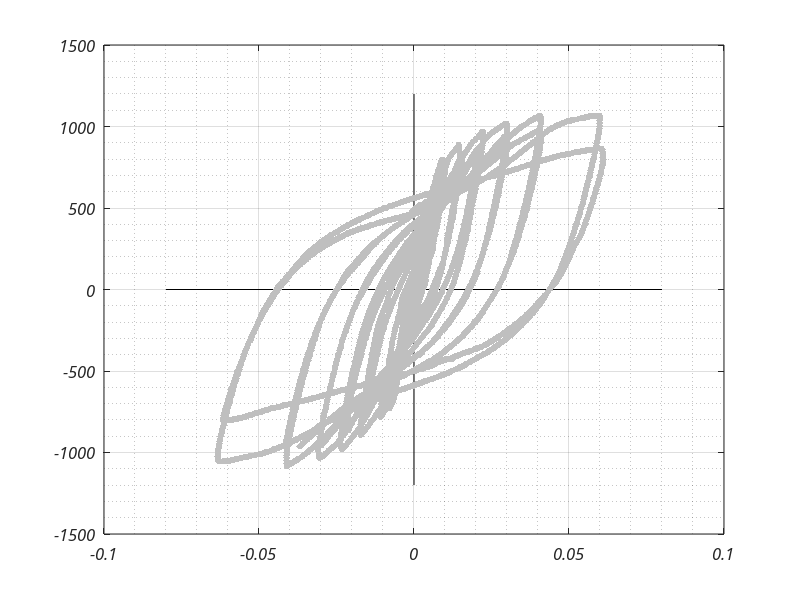

The MATLAB source for this figure: (Note: this script raises an error after producing the figure.)
clc
clear
close all

set(0,'DefaultAxesFontName','Calibri')
set(0,'DefaultAxesFontAngle','italic')
set(0,'DefaultTextFontName','Calibri')
set(0,'DefaultTextFontAngle','italic')

testE = load('CB1A.txt');
test = load('CB1A_test_partial.txt');
% testEtabs = load('CB1A_etabs_beta0.7.txt');
testEtabs = load('CB1A_etabs_beta1.0.txt');
L = 34;
x = [-0.08 0.08];
% y = [-300 300];
y = [-1200 1200];

% test(:,2) = test(:,2)/L;

figure;
hold on
grid on
grid minor
box on
set(gca,'fontsize',12);
set(gcf,'Position',[100 100 600 450])

line(x,[0,0],'Color','black');
line([0,0],y,'Color','black');

plt0 = plot(test(:,1)/100,test(:,2)*4.4482,'.','MarkerSize',14,'color',[0.75 0.75 0.75]);

dirResults = 'Results_draft4.1';
dirResults2 = 'Results_spring';
dirResults3 = 'Results_momSpring';

modelFile = load([dirResults '/' 'Displacement.txt']);
% modelFile2 = load([dirResults2 '/' 'Displacement.txt']);
plt1 = plot(modelFile(:,2)/L,modelFile(:,1)*4.4482,'b','linewidth',1);
% plt2 = plot(modelFile2(:,2)/L,modelFile2(:,1),'r','linewidth',1.5);
% legend([plt1 plt2],'\Omega_{fac} = 1.0','\Omega_{fac} = 0.75','location','southeast')
% plt2 = plot(testEtabs(:,1),testEtabs(:,2)*4.4482,'--','color',[1 0 0 0.6],'linewidth',2.0);

modelFile2 = load([dirResults2 '/' 'Displacement.txt']);
plt3 = plot(modelFile2(:,2)/L,modelFile2(:,1)*4.4482,':','color',[0.85 0.33 0.1 1],'linewidth',2.0);

modelFile3 = load([dirResults3 '/' 'Displacement.txt']);
plt4 = plot(modelFile3(:,2)/L,modelFile3(:,1)*4.4482,'--','color',[0.32 0.44 0.15 0.75],'linewidth',1.5);

title('CB1A*')
% legend([plt0,plt1],'Test','Model','location','southeast')
% legend([plt0,plt1,plt2],'Test','Model OS','Model ETABS','location','southeast')
% legend([plt0,plt1,plt3],'Test','Model OS','Shear Spring','location','southeast')
legend([plt0,plt1,plt3,plt4],'Test','Model OS','Shear Spring','Moment Springs','location','southeast')
xlabel('Chord Rotation (rad)');
% ylabel('Force (kips)');
ylabel('Force (kN)');
xlim(x)
ylim(y)

% Energy comparison
% Test
E1 = 0;
for i=1:length(testE)-1
    xp = testE(i,2);
    xn = testE(i+1,2);
    yp = testE(i+1,1);
    yn = testE(i,1);
    E1(i) = xp*yp - xn*yn;
end

xp = testE(end,2);
xn = testE(1,2);
yp = testE(1,1);
yn = testE(end,1);

E1(i+1) = xp*yp - xn*yn;
E1_tot = abs(cumsum(E1))/2;
E1_final = E1_tot(end);

E1c = cumtrapz(testE(:,2),testE(:,1));

[pks,locs] = findpeaks(testE(:,1));
locs(pks<0.0199) = [];
pks(pks<0.0199) = [];

[pksMin,locsMin] = findpeaks(-testE(:,1));
locsMin(pksMin<0.0199) = [];
pksMin(pksMin<0.0199) = [];

locsTest = [locs;locsMin;length(testE)];
locsTest = sort(locsTest);

E1_peaks = E1_tot(locsTest)';

% Model OS
aux = find(modelFile(:,2)/L > 0.0199,1);
testPartial = modelFile(1:aux,:);
aux = find(testPartial(:,2)<0,1,'last');
testPartial = modelFile(aux:end,:);

E2 = 0;
for i=1:length(testPartial)-1
    xp = testPartial(i,2)/L;
    xn = testPartial(i+1,2)/L;
    yp = testPartial(i+1,1);
    yn = testPartial(i,1);
    E2(i) = xp*yp - xn*yn;
end

xp = testPartial(end,2)/L;
xn = testPartial(1,2)/L;
yp = testPartial(1,1);
yn = testPartial(end,1);

E2(i+1) = xp*yp - xn*yn;
E2_tot = abs(cumsum(E2))/2;

E2c = cumtrapz(testPartial(:,2)/L,testPartial(:,1));

[pksM,locsM] = findpeaks(testPartial(:,2)/L);
locsM(pksM<0.0199) = [];
pksM(pksM<0.0199) = [];
flag = 0;
flag2 = 0;
cont = 1;
cont2 = 1;
while flag2 == 0
    for ii=1:length(pksM)-1
        if pksM(ii+1)<pksM(ii)*.85
            flag = 1;
            ind = ii+1;
            cont = cont + 1;
        else
            cont2 = cont2 + 1;
        end
    end
    if flag == 1
        locsM(ind) = [];
        pksM(ind) = [];
        flag = 0;
    end
    if cont2 == ii+1
        flag2 = 1;
    end
    cont2 = 1;
end

[pksMinM,locsMinM] = findpeaks(-testPartial(:,2)/L);
locsMinM(pksMinM<0.0199) = [];
pksMinM(pksMinM<0.0199) = [];

locsModel = [locsM;locsMinM;length(testPartial)];
locsModel = sort(locsModel);

E2_peaks = E2_tot(locsModel)';

% Etabs
aux = find(testEtabs(:,1) > 0.0199,1);
testPartialE = testEtabs(1:aux,:);
aux = find(testPartialE(:,2)<0,1,'last');
testPartialE = testEtabs(aux:end,:);

E3 = 0;
for i=1:length(testPartialE)-1
    xp = testPartialE(i,1);
    xn = testPartialE(i+1,1);
    yp = testPartialE(i+1,2);
    yn = testPartialE(i,2);
    E3(i) = xp*yp - xn*yn;
end

xp = testPartialE(end,1);
xn = testPartialE(1,1);
yp = testPartialE(1,2);
yn = testPartialE(end,2);

E3(i+1) = xp*yp - xn*yn;
E3_tot = abs(cumsum(E3))/2;

E3c = cumtrapz(testPartialE(:,1),testPartialE(:,2));

[pksE,locsE] = findpeaks(testPartialE(:,2));
locsE(pksE<0.0199) = [];
pksE(pksE<0.0199) = [];
flag = 0;
flag2 = 0;
cont = 1;
cont2 = 1;
while flag2 == 0
    for ii=1:length(pksE)-1
        if pksE(ii+1)<pksE(ii)*.85
            flag = 1;
            ind = ii+1;
            cont = cont + 1;
        else
            cont2 = cont2 + 1;
        end
    end
    if flag == 1
        locsE(ind) = [];
        pksE(ind) = [];
        flag = 0;
    end
    if cont2 == ii+1
        flag2 = 1;
    end
    cont2 = 1;
end

[pksMinE,locsMinE] = findpeaks(-testPartialE(:,2));
locsMinE(pksMinE<0.0199) = [];
pksMinE(pksMinE<0.0199) = [];

locsModelE = [locsE;locsMinE;length(testPartialE)];
locsModelE = sort(locsModelE);

E3_peaks = E3_tot(locsModelE)';

% Shear Spring
aux = find(modelFile2(:,2)/L > 0.0199,1);
testPartialS = modelFile2(1:aux,:);
aux = find(testPartialS(:,2)<0,1,'last');
testPartialS = modelFile2(aux:end,:);

E4 = 0;
for i=1:length(testPartialS)-1
    xp = testPartialS(i,2)/L;
    xn = testPartialS(i+1,2)/L;
    yp = testPartialS(i+1,1);
    yn = testPartialS(i,1);
    E4(i) = xp*yp - xn*yn;
end

xp = testPartialS(end,2)/L;
xn = testPartialS(1,2)/L;
yp = testPartialS(1,1);
yn = testPartialS(end,1);

E4(i+1) = xp*yp - xn*yn;
E4_tot = abs(cumsum(E4))/2;

E4c = cumtrapz(testPartialS(:,2)/L,testPartialS(:,1));

[pksS,locsS] = findpeaks(testPartialS(:,2)/L);
locsS(pksS<0.0199) = [];
pksS(pksS<0.0199) = [];
flag = 0;
flag2 = 0;
cont = 1;
cont2 = 1;
while flag2 == 0
    for ii=1:length(pksS)-1
        if pksS(ii+1)<pksS(ii)*.85
            flag = 1;
            ind = ii+1;
            cont = cont + 1;
        else
            cont2 = cont2 + 1;
        end
    end
    if flag == 1
        locsS(ind) = [];
        pksS(ind) = [];
        flag = 0;
    end
    if cont2 == ii+1
        flag2 = 1;
    end
    cont2 = 1;
end

[pksMinS,locsMinS] = findpeaks(-testPartialS(:,2)/L);
locsMinS(pksMinS<0.0199) = [];
pksMinS(pksMinS<0.0199) = [];

locsModelS = [locsS;locsMinS;length(testPartialS)];
locsModelS = sort(locsModelS);

E4_peaks = E4_tot(locsModelS)';

% Moment Spring
aux = find(modelFile3(:,2)/L > 0.0199,1);
testPartialM = modelFile3(1:aux,:);
aux = find(testPartialM(:,2)<0,1,'last');
testPartialM = modelFile3(aux:end,:);

E5 = 0;
for i=1:length(testPartialM)-1
    xp = testPartialM(i,2)/L;
    xn = testPartialM(i+1,2)/L;
    yp = testPartialM(i+1,1);
    yn = testPartialM(i,1);
    E5(i) = xp*yp - xn*yn;
end

xp = testPartialM(end,2)/L;
xn = testPartialM(1,2)/L;
yp = testPartialM(1,1);
yn = testPartialM(end,1);

E5(i+1) = xp*yp - xn*yn;
E5_tot = abs(cumsum(E5))/2;

E5c = cumtrapz(testPartialM(:,2)/L,testPartialM(:,1));

[pksM,locsM] = findpeaks(testPartialM(:,2)/L);
locsM(pksM<0.0199) = [];
pksM(pksM<0.0199) = [];
flag = 0;
flag2 = 0;
cont = 1;
cont2 = 1;
while flag2 == 0
    for ii=1:length(pksM)-1
        if pksM(ii+1)<pksM(ii)*.85
            flag = 1;
            ind = ii+1;
            cont = cont + 1;
        else
            cont2 = cont2 + 1;
        end
    end
    if flag == 1
        locsM(ind) = [];
        pksM(ind) = [];
        flag = 0;
    end
    if cont2 == ii+1
        flag2 = 1;
    end
    cont2 = 1;
end

[pksMinM,locsMinM] = findpeaks(-testPartialM(:,2)/L);
locsMinM(pksMinM<0.0199) = [];
pksMinM(pksMinM<0.0199) = [];

locsModelM = [locsS;locsMinM;length(testPartialM)];
locsModelM = sort(locsModelM);

E5_peaks = E5_tot(locsModelM)';

figure
grid minor
box on
hold on
plot(testE(:,1),E1_tot)
plot(testPartial(:,2)/L,E2_tot)
plot(testPartialE(:,1),E3_tot)
plot(testPartialS(:,2)/L,E4_tot)
plot(testPartialM(:,2)/L,E5_tot)

figure
hold on
set(gca,'fontsize',12);
set(gcf,'Position',[100 100 450 300])
grid on
box on
plot(E1_peaks*4.4482*L*25.4/1000,'linewidth',4.5,'color',[0.75 0.75 0.75])
plot(E2_peaks*4.4482*L*25.4/1000,'b','linewidth',1.5)
plot(E3_peaks*4.4482*L*25.4/1000,'--','color',[1 0 0 0.75],'linewidth',1.5)
plot(E4_peaks*4.4482*L*25.4/1000,':','color',[0.85 0.33 0.1 1],'linewidth',2)
plot(E5_peaks*4.4482*L*25.4/1000,'-.','color',[0.32 0.44 0.15 0.75],'linewidth',1)
ylabel('Cumulative Energy (kN-m)')
xlabel('Cycle')
title('Energy Dissipated CB1A*')
% legend('Test','Model OS','Model ETABS','Shear Spring','location','northwest')
legend('Test','Model OS','Model ETABS','Shear Spring','Moment Springs','location','northwest')
